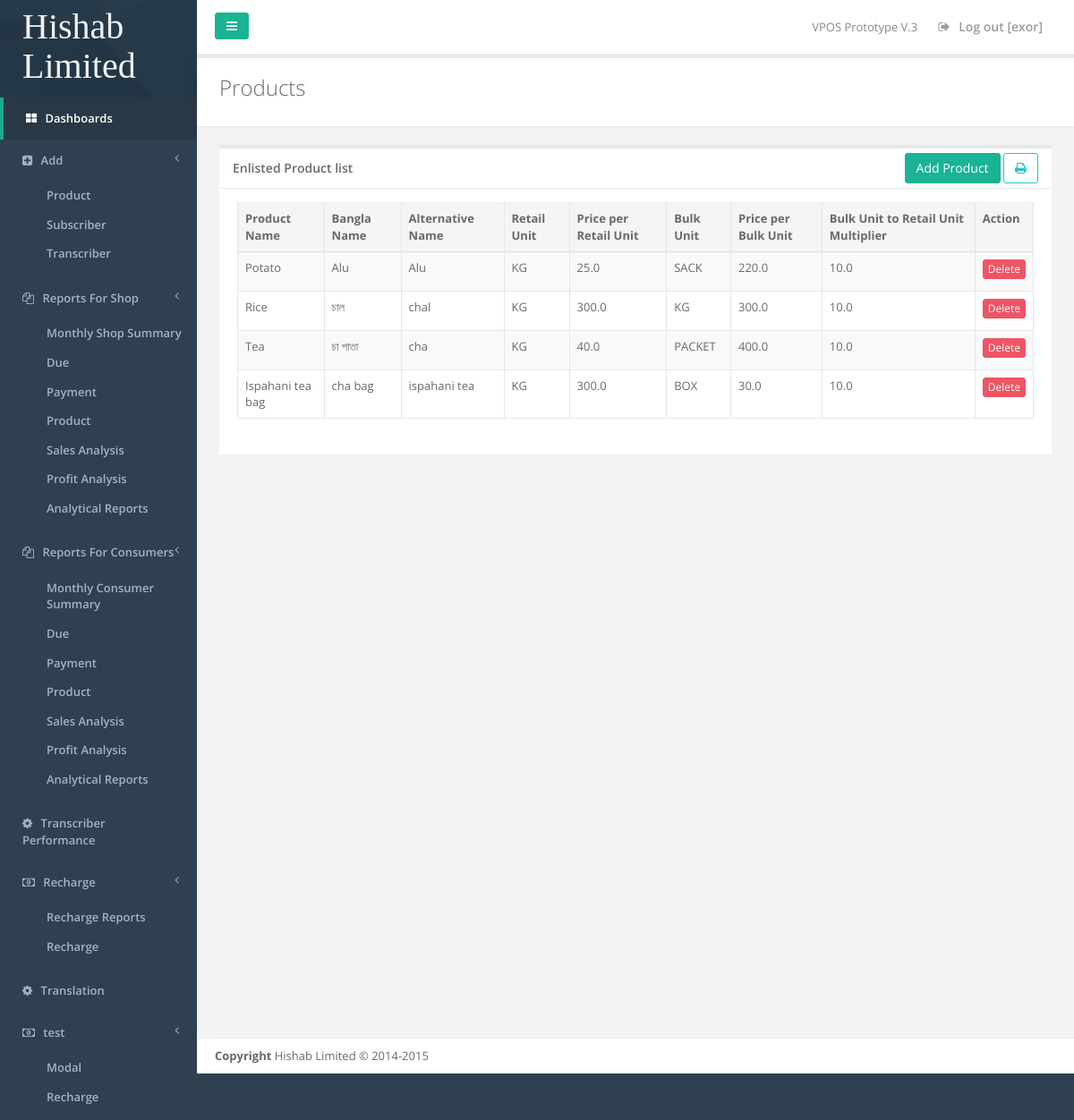
Screenshot of /addproduct_info/ (signed in) with the database file from the repository.
### product/models.py (models this page shows, shortened)
class Product(models.Model):
    name = models.CharField(max_length=64)
    alternative_name = models.CharField(max_length=64, null=True, blank=True)
    bangle_name = models.CharField(max_length=64, null=True, blank=True)
    retail_unit = models.CharField(max_length=64)
    bulk_wholesale_unit = models.CharField(max_length=64, null=True, blank=True)
    price_per_retail_unit = models.FloatField(default=0, null=True, blank=True)
    price_per_bulk_wholesale_unit = models.FloatField(default=0, null=True, blank=True)
    bulk_to_retail_unit = models.FloatField(default=1, null=True, blank=True)
    DateAdded = models.DateTimeField(auto_now=False, auto_now_add=True)

### product/views.py (the view)
# urls.py: url(r'^addproduct_info/', view=add_product, name='home'),
@login_required(login_url='/login/')
def add_product(request):
    post_data = request.POST
    print(post_data)
    if 'csrfmiddlewaretoken' in post_data:
        add_notification = True
        name = post_data['name'].capitalize()
        if Product.objects.filter(name=name).exists():
            notification = 'Product ' + name + ' is already in the List'
        else:
            if 'retail_unit' in post_data:
                notification = 'Product ' + name + ' was added successfully'
                retail_unit = post_data['retail_unit'].upper()
                if 'altr_name' in post_data:
                    altr_name = post_data['altr_name']
                else:
                    altr_name = ''
                if 'bangla_name' in post_data:
                    bangla_name = post_data['bangla_name']
                else:
                    bangla_name = ''
                if 'bulk_unit' in post_data:
                    bulk_unit = post_data['bulk_unit'].upper()
                else:
                    bulk_unit = post_data['bulk_unit'].upper()
                if 'bulk_price' in post_data:
                    if is_float(post_data['retail_price']) or is_number(post_data['retail_price']):
                        bulk_price = post_data['bulk_price']
                    else:
                        bulk_price = 0
                else:
                    bulk_price = 0
                if 'converter' in post_data:
                    if is_float(post_data['converter']) or is_number(post_data['converter']):
                        converter = post_data['converter']
                    else:
                        converter = 1
                else:
                    converter = 1
                if 'retail_price' in post_data:
                    if is_float(post_data['retail_price']) or is_number(post_data['retail_price']):
                        retail_price = post_data['retail_price']
                    else:
                        retail_price = 0
                else:
                    retail_price = 0
                add_notification = True
                new_product = Product(name=name,
                                      alternative_name=altr_name,
                                      bangle_name=bangla_name,
                                      retail_unit=retail_unit,
                                      bulk_wholesale_unit=bulk_unit,
                                      price_per_retail_unit=retail_price,
                                      price_per_bulk_wholesale_unit=bulk_price,
                                      bulk_to_retail_unit=converter)
                new_product.save()
            else:
                notification = 'Product Details Not Found!'
    else:
        add_notification = False
        notification = ''
    all_product = Product.objects.all()
    shop_consumer = ConsumerType.objects.get(type_name='Seller')
    all_shop_for_base = Consumer.objects.filter(type=shop_consumer)
    all_user_for_base = Consumer.objects.all()
    shop_consumer2 = ConsumerType.objects.get(type_name='Buyer')
    all_consumer_for_base = Consumer.objects.filter(type=shop_consumer2)
    transcriber_name = request.session['user']
    res = render(request, 'pages/add_product.html', {'all_product': all_product,
                                                     'notification': notification,
                                                     'transcriber_name': transcriber_name,
                                                     'all_consumer_for_base': all_consumer_for_base,
                                                     'add_notification': add_notification,
                                                     'shop_list_base': all_shop_for_base,
                                                     'all_user_for_base': all_user_for_base})
    res['Access-Control-Allow-Origin'] = "*"
    res['Access-Control-Allow-Headers'] = "Origin, X-Requested-With, Content-Type, Accept"
    res['Access-Control-Allow-Methods'] = "PUT, GET, POST, DELETE, OPTIONS"
    return res

### templates/pages/add_product.html (shortened to what this page needs)
{% extends "pages/base.html" %}
{% load static %}
{% block content %}
<div class="row wrapper border-bottom white-bg page-heading">
    <div class="col-lg-12">
        <h2>Products</h2>
    </div>
</div>
<div class="wrapper wrapper-content animated fadeInRight">
    <div class="row">
        <div class="col-lg-12">
            <div class="ibox float-e-margins">
                <div class="ibox-title">
                    <h5>Enlisted Product list</h5>
                    <div id="right_menu" class="uiMenuButtons pull-right">
                        <button class="btn btn-primary" data-toggle="modal" data-target="#addProductModal">Add Product</button>
                        <a class="btn btn-outline btn-info" title="print" href="javascript:print();"><i class="fa fa-print"></i></a>
                    </div>
                </div>
                <div class="ibox-content">
                    <table class="table table-striped table-bordered table-hover uiDataTables" >
                        <thead>
                        <tr>
                            <th>Product Name</th>
                            <th>Bangla Name</th>
                            <th>Alternative Name</th>
                            <th>Retail Unit</th>
                            <th>Price per Retail Unit</th>
                            <th>Bulk Unit</th>
                            <th>Price per Bulk Unit</th>
                            <th>Bulk Unit to Retail Unit Multiplier</th>
                            <th>Action</th>
                        </tr>
                        </thead>
                        <tbody>
                        {% for product in all_product %}
                        <tr>
                            <td>{{product.name}}</td>
                            <td>{{product.bangle_name}}</td>
                            <td>{{product.alternative_name}}</td>
                            <td>{{product.retail_unit}}</td>
                            <td>{{product.price_per_retail_unit}}</td>
                            <td>{{product.bulk_wholesale_unit}}</td>
                            <td>{{product.price_per_bulk_wholesale_unit}}</td>
                            <td>{{product.bulk_to_retail_unit}}</td>
                            <td><a href="/products/?delete={{product.id}}" class="btn btn-danger btn-xs" role="button">Delete</a></td>
                        </tr>
                        {% endfor %}
                        </tbody>
                    </table>
                </div>
            </div>
        </div>
    </div>
</div>
{% endblock %}

### templates/pages/base.html (shortened to what this page needs)
<!DOCTYPE html>
<html>
<head>
    {% load static %}
    <link href="http://maxcdn.bootstrapcdn.com/bootstrap/3.3.1/css/bootstrap.min.css" rel="stylesheet">
    <link href="http://maxcdn.bootstrapcdn.com/font-awesome/4.2.0/css/font-awesome.min.css" rel="stylesheet">
    <link href="{% static 'css/plugins/dataTables/dataTables.bootstrap.css' %}" rel="stylesheet">
    <link href="{% static 'css/plugins/dataTables/dataTables.responsive.css' %}" rel="stylesheet">
    <link href="http://cdn.datatables.net/tabletools/2.2.3/css/dataTables.tableTools.css" rel="stylesheet">
    <link href="{% static 'css/plugins/iCheck/custom.css' %}" rel="stylesheet">
    <link href="{% static 'css/animate.css' %}" rel="stylesheet">
    <link href="{% static 'css/style.css' %}" rel="stylesheet">
    <link href="{% static 'css/print.css' %}" rel="stylesheet" type="text/css" media="print">
    <link href="http://cdnjs.cloudflare.com/ajax/libs/morris.js/0.5.1/morris.min.js" rel="stylesheet">
</head>
<body>
<div id="wrapper">
    <nav class="navbar-default navbar-static-side" role="navigation">
        <div class="sidebar-collapse">
            <ul class="nav" id="side-menu">
                <li class="nav-header">
                    <div class="dropdown logo-text profile-element">
                        <h3>Hishab Limited</h3>
                    </div>
                </li>
                <li class="active">
                    <a href="/"><i class="fa fa-th-large"></i> <span class="nav-label">Dashboards</span></a>
                </li>
                <li>
                    <a href="#"><i class="fa fa-plus-square"></i> <span class="nav-label">Add</span><span class="fa arrow"></span></a>
                    <ul class="nav nav-second-level">
                        <li><a href="/products">Product</a></li>
                        <li><a href="/addsubscriber">Subscriber</a></li>
                        <li><a href="/add_transcriber">Transcriber</a></li>
                    </ul>
                </li>
                <li>
                    <a href="#"><i class="fa fa-files-o"></i> <span class="nav-label">Reports For Shop</span><span class="fa arrow"></span></a>
                    <ul class="nav nav-second-level">
                        <li><a href="#" role="button" class="uiShopModal" data-formaction="/monthly_shop_reports/">Monthly Shop Summary</a></li>
                        <li><a href="#" role="button" class="uiShopModal" data-formaction="/due_reports/">Due</a></li>
                        <li><a href="#" role="button" class="uiShopModal" data-formaction="/payment_reports/">Payment</a></li>
                        <li><a href="#" role="button" class="uiShopModal" data-formaction="/product_reports/">Product</a></li>
                        <li><a href="#" role="button" class="uiShopModal" data-formaction="/sales_analysis_report/">Sales Analysis</a></li>
                        <li><a href="#" role="button" class="uiShopModal" data-formaction="/profit_reports/">Profit Analysis</a></li>
                        <li><a href="#" role="button" class="uiShopModal" data-formaction="/analytical_reports/">Analytical Reports</a></li>
                    </ul>
                </li>
                <li>
                    <a href="#"><i class="fa fa-files-o"></i> <span class="nav-label">Reports For Consumers</span><span class="fa arrow"></span></a>
                    <ul class="nav nav-second-level">
                        <li><a href="#" role="button" class="uiConsumerModal" data-formaction="/monthly_shop_reports/">Monthly Consumer Summary</a></li>
                        <li><a href="#" role="button" class="uiConsumerModal" data-formaction="/due_reports/">Due</a></li>
                        <li><a href="#" role="button" class="uiConsumerModal" data-formaction="/payment_reports/">Payment</a></li>
                        <li><a href="#" role="button" class="uiConsumerModal" data-formaction="/product_reports/">Product</a></li>
                        <li><a href="#" role="button" class="uiConsumerModal" data-formaction="/sales_analysis_report/">Sales Analysis</a></li>
                        <li><a href="#" role="button" class="uiConsumerModal" data-formaction="/profit_reports/">Profit Analysis</a></li>
                        <li><a href="#" role="button" class="uiConsumerModal" data-formaction="/analytical_reports/">Analytical Reports</a></li>
                    </ul>
                </li>
                <li><a href="/report_transcriber_performance/"><i class="fa fa-gear"></i> <span class="nav-label">Transcriber Performance</span></a></li>
                <li>
                    <a href="#"><i class="fa fa-money"></i> <span class="nav-label">Recharge</span><span class="fa arrow"></span></a>
                    <ul class="nav nav-second-level">
                        <li><a href="/user_balance_recharge/">Recharge Reports</a></li>
                        <li><a href="#" role="button" data-toggle="modal" data-target="#rechargeSelectModal">Recharge</a></li>
                    </ul>
                </li>
                <li>
                    <a href="/transcription_page/"><i class="fa fa-gear"></i> <span class="nav-label">Translation</span></a>
                </li>
                <li>
                    <a href="#"><i class="fa fa-money"></i> <span class="nav-label">test</span><span class="fa arrow"></span></a>
                    <ul class="nav nav-second-level">
                        <li><a href="/user_balance_recharge/">Modal</a></li>
                        <li><a href="#" role="button" data-toggle="modal" data-target="#rechargeSelectModal">Recharge</a></li>
                    </ul>
                </li>
            </ul>
        </div>
    </nav>
    <div id="page-wrapper" class="gray-bg dashbard-1">
        <div class="row border-bottom">
            <nav class="navbar navbar-static-top white-bg" role="navigation" style="margin-bottom: 0">
                <div class="navbar-header">
                    <a class="navbar-minimalize minimalize-styl-2 btn btn-primary " href="#"><i class="fa fa-bars"></i> </a>
                </div>
                <ul class="nav navbar-top-links navbar-right">
                    <li><span class="m-r-sm text-muted welcome-message">VPOS Prototype V.3</span></li>
                    <li><a href="/logout"><i class="fa fa-sign-out"></i> Log out [{{transcriber_name}}] </a></li>
                </ul>
            </nav>
        </div>
        {% block content %} {% endblock %}
        <div class="footer">
            <div>
                <strong>Copyright</strong> Hishab Limited &copy; 2014-2015
            </div>
        </div>
    </div>
</div>
</body>
</html>

### rows the page displays
Product: name "Potato", bangle_name "Alu", alternative_name "Alu", retail_unit "KG", price_per_retail_unit "25.0", bulk_wholesale_unit "SACK", price_per_bulk_wholesale_unit "220.0", bulk_to_retail_unit "10.0"
Product: name "Rice", bangle_name "চাল", alternative_name "chal", retail_unit "KG", price_per_retail_unit "300.0", bulk_wholesale_unit "KG", price_per_bulk_wholesale_unit "300.0", bulk_to_retail_unit "10.0"
Product: name "Tea", bangle_name "চা পাতা", alternative_name "cha", retail_unit "KG", price_per_retail_unit "40.0", bulk_wholesale_unit "PACKET", price_per_bulk_wholesale_unit "400.0", bulk_to_retail_unit "10.0"
Product: name "Ispahani tea bag", bangle_name "cha bag", alternative_name "ispahani tea", retail_unit "KG", price_per_retail_unit "300.0", bulk_wholesale_unit "BOX", price_per_bulk_wholesale_unit "30.0", bulk_to_retail_unit "10.0"

### other values shown
{{ transcriber_name }} "exor"
